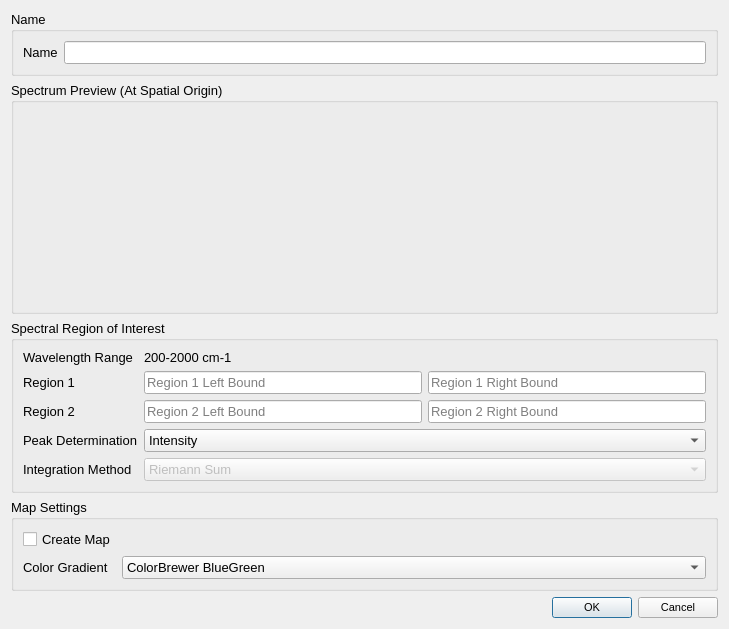
<?xml version="1.0" encoding="UTF-8"?>
<ui version="4.0">
 <class>BandRatioDialog</class>
 <widget class="QDialog" name="BandRatioDialog">
  <property name="geometry">
   <rect>
    <x>0</x>
    <y>0</y>
    <width>725</width>
    <height>629</height>
   </rect>
  </property>
  <property name="font">
   <font>
    <pointsize>10</pointsize>
   </font>
  </property>
  <property name="windowTitle">
   <string>Band Ratio Analysis</string>
  </property>
  <layout class="QVBoxLayout" name="verticalLayout_2">
   <item>
    <widget class="QGroupBox" name="groupBox_3">
     <property name="font">
      <font>
       <pointsize>10</pointsize>
      </font>
     </property>
     <property name="title">
      <string>Name</string>
     </property>
     <layout class="QFormLayout" name="formLayout_4">
      <property name="fieldGrowthPolicy">
       <enum>QFormLayout::AllNonFixedFieldsGrow</enum>
      </property>
      <item row="0" column="0">
       <widget class="QLabel" name="label_5">
        <property name="text">
         <string>Name</string>
        </property>
       </widget>
      </item>
      <item row="0" column="1">
       <widget class="QLineEdit" name="nameLineEdit"/>
      </item>
     </layout>
    </widget>
   </item>
   <item>
    <widget class="QGroupBox" name="groupBox_5">
     <property name="minimumSize">
      <size>
       <width>707</width>
       <height>209</height>
      </size>
     </property>
     <property name="baseSize">
      <size>
       <width>707</width>
       <height>209</height>
      </size>
     </property>
     <property name="font">
      <font>
       <pointsize>10</pointsize>
      </font>
     </property>
     <property name="title">
      <string>Spectrum Preview (At Spatial Origin)</string>
     </property>
     <layout class="QVBoxLayout" name="verticalLayout">
      <item>
       <widget class="QCustomPlot" name="spectrumPlot" native="true">
        <property name="minimumSize">
         <size>
          <width>600</width>
          <height>225</height>
         </size>
        </property>
       </widget>
      </item>
     </layout>
    </widget>
   </item>
   <item>
    <widget class="QGroupBox" name="groupBox">
     <property name="font">
      <font>
       <pointsize>10</pointsize>
      </font>
     </property>
     <property name="title">
      <string>Spectral Region of Interest</string>
     </property>
     <layout class="QFormLayout" name="formLayout">
      <item row="0" column="0">
       <widget class="QLabel" name="label_3">
        <property name="text">
         <string>Wavelength Range</string>
        </property>
       </widget>
      </item>
      <item row="0" column="1">
       <widget class="QLabel" name="rangeLabel">
        <property name="text">
         <string>200-2000 cm-1</string>
        </property>
       </widget>
      </item>
      <item row="1" column="0">
       <widget class="QLabel" name="label_4">
        <property name="text">
         <string>Region 1</string>
        </property>
       </widget>
      </item>
      <item row="1" column="1">
       <layout class="QHBoxLayout" name="horizontalLayout">
        <item>
         <widget class="QLineEdit" name="firstMinLineEdit">
          <property name="placeholderText">
           <string>Region 1 Left Bound</string>
          </property>
         </widget>
        </item>
        <item>
         <widget class="QLineEdit" name="firstMaxLineEdit">
          <property name="placeholderText">
           <string>Region 1 Right Bound</string>
          </property>
         </widget>
        </item>
       </layout>
      </item>
      <item row="2" column="0">
       <widget class="QLabel" name="label_2">
        <property name="text">
         <string>Region 2</string>
        </property>
       </widget>
      </item>
      <item row="2" column="1">
       <layout class="QHBoxLayout" name="horizontalLayout_2">
        <item>
         <widget class="QLineEdit" name="secondMinLineEdit">
          <property name="placeholderText">
           <string>Region 2 Left Bound</string>
          </property>
         </widget>
        </item>
        <item>
         <widget class="QLineEdit" name="secondMaxLineEdit">
          <property name="placeholderText">
           <string>Region 2 Right Bound</string>
          </property>
         </widget>
        </item>
       </layout>
      </item>
      <item row="3" column="1">
       <widget class="QComboBox" name="peakComboBox">
        <item>
         <property name="text">
          <string>Intensity</string>
         </property>
        </item>
        <item>
         <property name="text">
          <string>Area</string>
         </property>
        </item>
       </widget>
      </item>
      <item row="4" column="1">
       <widget class="QComboBox" name="integrationComboBox">
        <property name="enabled">
         <bool>false</bool>
        </property>
        <item>
         <property name="text">
          <string>Riemann Sum</string>
         </property>
        </item>
       </widget>
      </item>
      <item row="3" column="0">
       <widget class="QLabel" name="label_7">
        <property name="text">
         <string>Peak Determination</string>
        </property>
       </widget>
      </item>
      <item row="4" column="0">
       <widget class="QLabel" name="integrationLabel">
        <property name="text">
         <string>Integration Method</string>
        </property>
       </widget>
      </item>
     </layout>
    </widget>
   </item>
   <item>
    <widget class="QGroupBox" name="formGroupBox_3">
     <property name="font">
      <font>
       <pointsize>10</pointsize>
      </font>
     </property>
     <property name="title">
      <string>Map Settings</string>
     </property>
     <layout class="QFormLayout" name="formLayout_3">
      <property name="fieldGrowthPolicy">
       <enum>QFormLayout::AllNonFixedFieldsGrow</enum>
      </property>
      <item row="1" column="1">
       <widget class="QComboBox" name="gradientComboBox">
        <property name="toolTip">
         <string>An asterix by the color scheme name indicates a divergent color scheme particularly suited for this kind of map.</string>
        </property>
        <property name="currentIndex">
         <number>0</number>
        </property>
        <item>
         <property name="text">
          <string>ColorBrewer BlueGreen</string>
         </property>
        </item>
        <item>
         <property name="text">
          <string>ColorBrewer BluePurple</string>
         </property>
        </item>
        <item>
         <property name="text">
          <string>ColorBrewer GreenBlue</string>
         </property>
        </item>
        <item>
         <property name="text">
          <string>ColorBrewer OrangeRed</string>
         </property>
        </item>
        <item>
         <property name="text">
          <string>ColorBrewer PurpleBlue</string>
         </property>
        </item>
        <item>
         <property name="text">
          <string>ColorBrewer PurpleBlueGreen</string>
         </property>
        </item>
        <item>
         <property name="text">
          <string>ColorBrewer PurpleRed</string>
         </property>
        </item>
        <item>
         <property name="text">
          <string>ColorBrewer RedPurple</string>
         </property>
        </item>
        <item>
         <property name="text">
          <string>ColorBrewer YellowGreen</string>
         </property>
        </item>
        <item>
         <property name="text">
          <string>ColorBrewer YellowGreenBlue</string>
         </property>
        </item>
        <item>
         <property name="text">
          <string>ColorBrewer YellowOrangeBrown</string>
         </property>
        </item>
        <item>
         <property name="text">
          <string>ColorBrewer YellowOrangeRed</string>
         </property>
        </item>
        <item>
         <property name="text">
          <string>ColorBrewer Blues</string>
         </property>
        </item>
        <item>
         <property name="text">
          <string>ColorBrewer Greens</string>
         </property>
        </item>
        <item>
         <property name="text">
          <string>ColorBrewer Oranges</string>
         </property>
        </item>
        <item>
         <property name="text">
          <string>ColorBrewer Purples</string>
         </property>
        </item>
        <item>
         <property name="text">
          <string>ColorBrewer Reds</string>
         </property>
        </item>
        <item>
         <property name="text">
          <string>ColorBrewer Grayscale</string>
         </property>
        </item>
        <item>
         <property name="text">
          <string>QCustomPlot Grayscale</string>
         </property>
        </item>
        <item>
         <property name="text">
          <string>QCustomPlot Night</string>
         </property>
        </item>
        <item>
         <property name="text">
          <string>QCustomPlot Candy</string>
         </property>
        </item>
        <item>
         <property name="text">
          <string>QCustomPlot Ion</string>
         </property>
        </item>
        <item>
         <property name="text">
          <string>QCustomPlot Thermal</string>
         </property>
        </item>
        <item>
         <property name="text">
          <string>↔ QCustomPlot Polar</string>
         </property>
        </item>
        <item>
         <property name="text">
          <string>↔ QCustomPlot Spectrum</string>
         </property>
        </item>
        <item>
         <property name="text">
          <string>QCustomPlot Jet</string>
         </property>
        </item>
        <item>
         <property name="text">
          <string>QCustomPlot Hues</string>
         </property>
        </item>
        <item>
         <property name="text">
          <string>QCustomPlot Hot</string>
         </property>
        </item>
        <item>
         <property name="text">
          <string>QCustomPlot Cold</string>
         </property>
        </item>
        <item>
         <property name="text">
          <string>↔ ColorBrewer BrownBlueGreen </string>
         </property>
        </item>
        <item>
         <property name="text">
          <string>↔ ColorBrewer PinkYellowGreen</string>
         </property>
        </item>
        <item>
         <property name="text">
          <string>↔ ColorBrewer PurpleGreen</string>
         </property>
        </item>
        <item>
         <property name="text">
          <string>↔ ColorBrewer PurpleOrange</string>
         </property>
        </item>
        <item>
         <property name="text">
          <string>↔ ColorBrewer RedBlue</string>
         </property>
        </item>
        <item>
         <property name="text">
          <string>↔ ColorBrewer RedGray</string>
         </property>
        </item>
        <item>
         <property name="text">
          <string>↔ ColorBrewer RedYellowBlue</string>
         </property>
        </item>
        <item>
         <property name="text">
          <string>↔ ColorBrewer RedYellowGreen</string>
         </property>
        </item>
        <item>
         <property name="text">
          <string>↔ ColorBrewer Spectral</string>
         </property>
        </item>
        <item>
         <property name="text">
          <string>↔ Vespucci Spectral</string>
         </property>
        </item>
       </widget>
      </item>
      <item row="1" column="0">
       <widget class="QLabel" name="label_6">
        <property name="text">
         <string>Color Gradient</string>
        </property>
       </widget>
      </item>
      <item row="0" column="0">
       <widget class="QCheckBox" name="mapCheckBox">
        <property name="text">
         <string>Create Map</string>
        </property>
       </widget>
      </item>
     </layout>
    </widget>
   </item>
   <item>
    <widget class="QDialogButtonBox" name="buttonBox">
     <property name="font">
      <font>
       <pointsize>8</pointsize>
      </font>
     </property>
     <property name="orientation">
      <enum>Qt::Horizontal</enum>
     </property>
     <property name="standardButtons">
      <set>QDialogButtonBox::Cancel|QDialogButtonBox::Ok</set>
     </property>
    </widget>
   </item>
  </layout>
 </widget>
 <customwidgets>
  <customwidget>
   <class>QCustomPlot</class>
   <extends>QWidget</extends>
   <header>qcustomplot.h</header>
   <container>1</container>
  </customwidget>
 </customwidgets>
 <resources/>
 <connections>
  <connection>
   <sender>buttonBox</sender>
   <signal>accepted()</signal>
   <receiver>BandRatioDialog</receiver>
   <slot>accept()</slot>
   <hints>
    <hint type="sourcelabel">
     <x>248</x>
     <y>254</y>
    </hint>
    <hint type="destinationlabel">
     <x>157</x>
     <y>274</y>
    </hint>
   </hints>
  </connection>
  <connection>
   <sender>buttonBox</sender>
   <signal>rejected()</signal>
   <receiver>BandRatioDialog</receiver>
   <slot>reject()</slot>
   <hints>
    <hint type="sourcelabel">
     <x>316</x>
     <y>260</y>
    </hint>
    <hint type="destinationlabel">
     <x>286</x>
     <y>274</y>
    </hint>
   </hints>
  </connection>
 </connections>
</ui>
